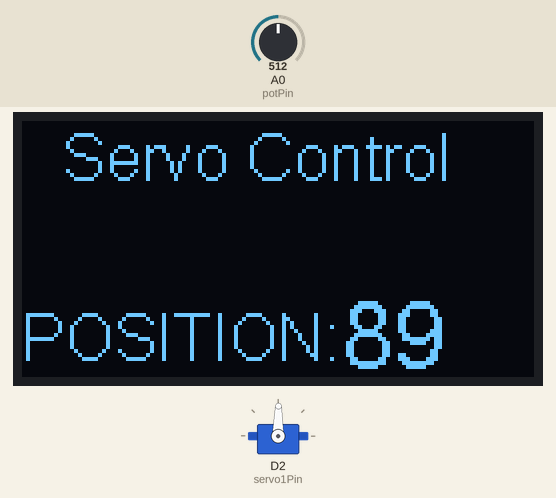
This sketch was run on a simulated ESP8266 (NodeMCU). On the bench: servo, 128×64 one-colour display. Inputs (shaded band) come from the test bench; at power-on: A0 (potPin) = 512. What the sketch prints to the serial monitor is not drawn.

Above: at 4.2 s.
4.3 s: A0 (potPin) set to 1000
At 6.2 s:
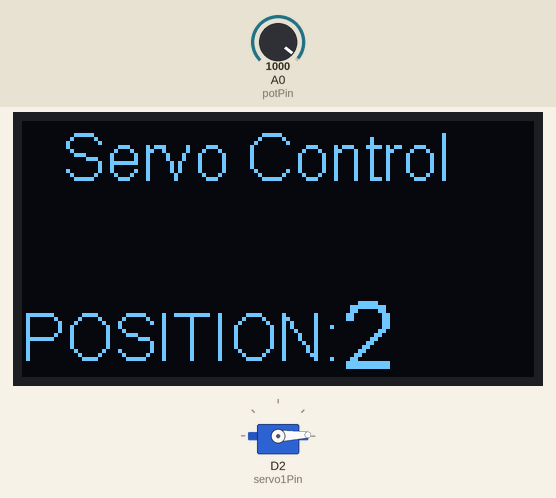
6.5 s: A0 (potPin) set to 1013
At 7.7 s:
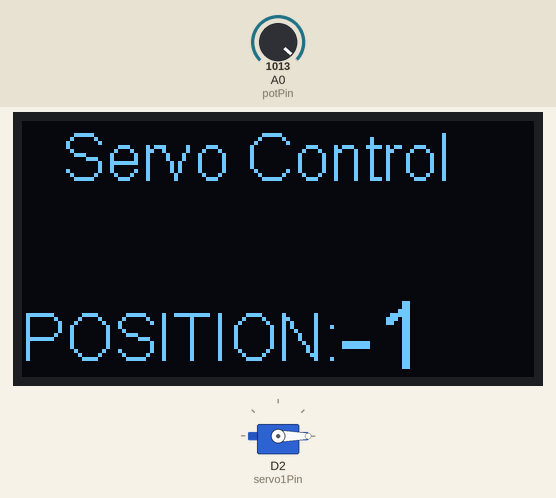
8.6 s: A0 (potPin) set to 900
At 10.3 s:
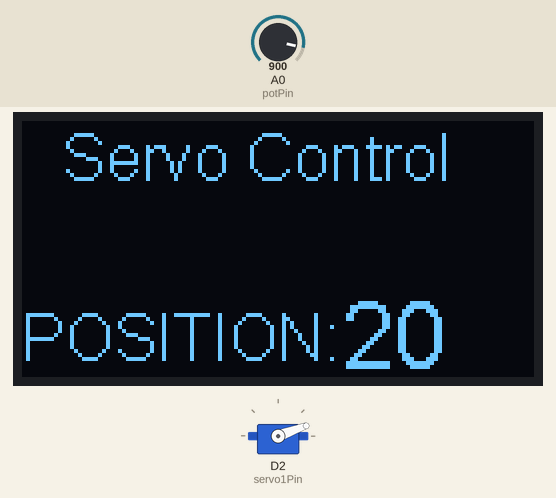
10.6 s: A0 (potPin) set to 716
At 11.7 s:
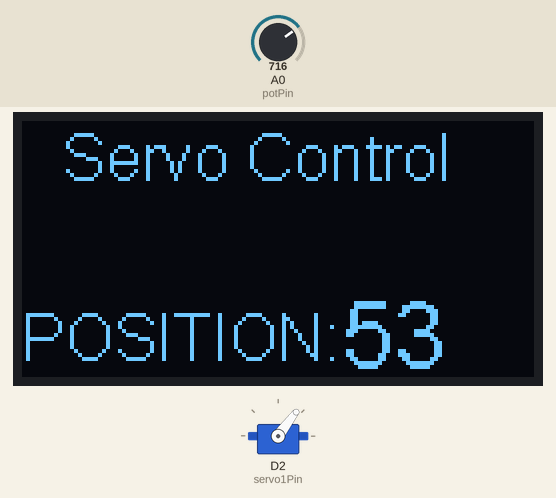
12.6 s: A0 (potPin) set to 306
At 14.2 s:
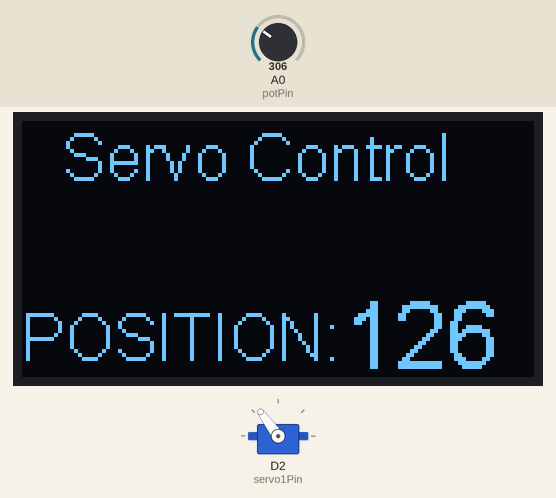
14.7 s: A0 (potPin) set to 122
At 15.6 s:
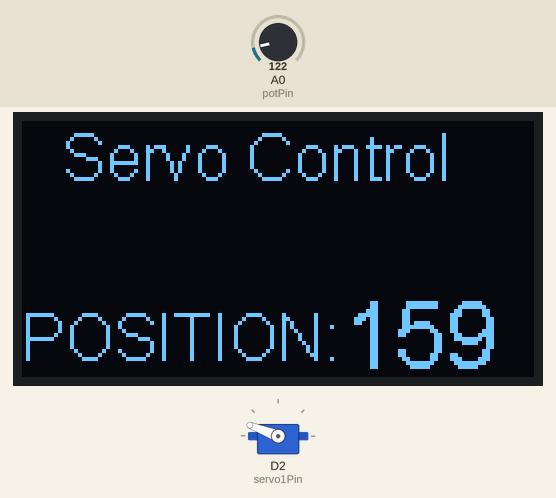
Timing chart, 0 to 17.7 s (numbered marks = the images above; inputs shaded):
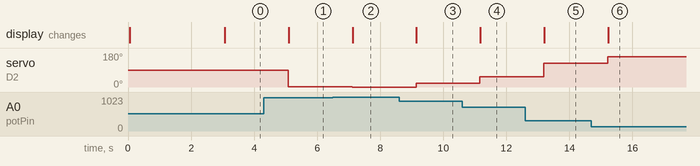

Measured:
- the behaviour switches between 1012 and 1013 on A0 (potPin) (found by bisection; images 1 and 2)
- after the input at 4.3 s, servo on D2 (servo1Pin): 89° → 2° after 0.78 s; the display: changes after 0.79 s (image 1)
- after the input at 6.5 s, servo on D2 (servo1Pin): 2° → 0° after 0.61 s; the display: changes after 0.62 s (image 2)
- after the input at 8.6 s, servo on D2 (servo1Pin): 0° → 20° after 0.54 s; the display: changes after 0.55 s (image 3)
- after the input at 10.6 s, servo on D2 (servo1Pin): 20° → 53° after 0.57 s; the display: changes after 0.58 s (image 4)
- after the input at 12.6 s, servo on D2 (servo1Pin): 53° → 126° after 0.59 s; the display: changes after 0.61 s (image 5)
- after the input at 14.7 s, servo on D2 (servo1Pin): 126° → 159° after 0.52 s; the display: changes after 0.54 s (image 6)

The sketch:

NodeMCU_Servo_Control_Test_OLED.ino
```cpp
/***************************************************************************************************************
 *  Servo Control using NodeMCU ESP-12 Develop Kit V1.0
 *  Including 128x64 OLED Display
 *  Libraries needed:
 *   SSD1306Wire.h: https://github.com/squix78/esp8266-oled-ssd1306
 *   ESP8266WiFi.h: https://github.com/ekstrand/ESP8266wifi
 *
 *  Servo connected to NodeMCU pin D2
 *  OLED pinout:
 *   - GND goes to ground
 *   - Vin goes to 3.3V
 *   - Data to I2C SDA (GPIO 0 ==>D3)
 *   - Clk to I2C SCL  (GPIO 2 ==>D4)
 *
 *  Developed by MJRovai V.1 06 May 2017
 ********************************************************************************************************************************/
#define SW_VERSION "ServoCtrlTst_V.1"

/* NodeMCU */
#include <ESP8266WiFi.h>

/* Servo */
#define servo1Pin D2
#include <Servo.h>
Servo servo1;

/* potenciometer */
#define potPin A0

/* OLED */
#include "SSD1306Wire.h"
#include "Wire.h"
const int I2C_DISPLAY_ADDRESS = 0x3c;
const int SDA_PIN = 0;
const int SCL_PIN = 2;
SSD1306Wire     display(I2C_DISPLAY_ADDRESS, SDA_PIN, SCL_PIN);

/* Initial pot reading and servo position set the position to neutral */
int PotReading = 1023/2;
int servo1Angle = 90;

void setup()
{
  Serial.begin(115200);
  delay(10);
  servo1.attach(servo1Pin);
  displaySetup();
}

void loop()
{
  PotReading = analogRead(potPin);                 // Read Analog data from potenciometer
  servo1Angle = map(PotReading, 3, 1010, 180, 0);  // Map the pot reading to an angle from 0 to 180
  servo1.write(servo1Angle);                       // Move the servo to a position
  Serial.println(servo1Angle);
  displayAngle();
  delay(1000);                                     // Delay to prevent errors
}

/* Initiate and display setup data on OLED */
void displaySetup()
{
  display.init();         // initialize display
  display.clear();        // Clear display
  display.display();      // Put data on display

  Serial.println("Initiating Servo Control Test");
  display.setFont(ArialMT_Plain_24);
  display.drawString(10, 0, "MJRoBot");
  display.setFont(ArialMT_Plain_16);
  display.drawString(0, 29, "Servo Cntrl Test");
  display.setFont(ArialMT_Plain_10);
  display.drawString(0, 52, "SW Ver.:");
  display.drawString(45, 52, SW_VERSION);
  display.display();
  delay (3000);
}

/*  Display Servo position */
void displayAngle()
{
  display.clear();
  display.setFont(ArialMT_Plain_16);
  display.drawString(10, 0, "Servo Control");
  display.drawString(0, 45, "POSITION:" );
  display.setFont(ArialMT_Plain_24);
  display.drawString(80, 40, String(servo1Angle));
  display.display();
}
```
